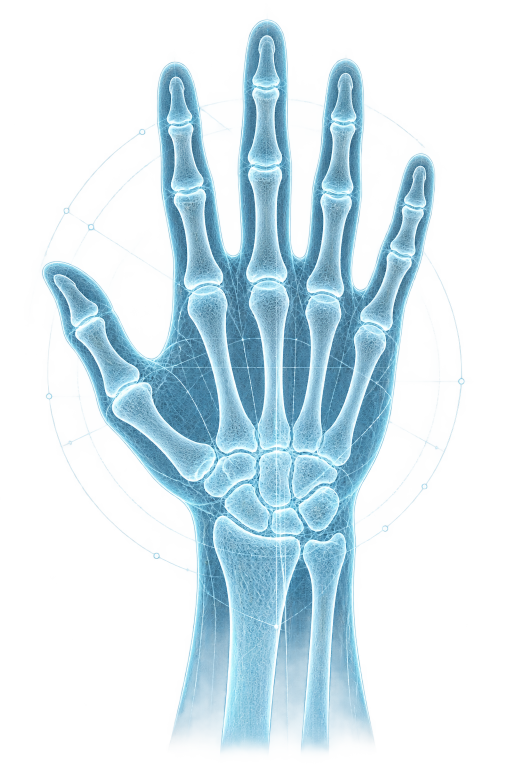
#> input picture src/assets/bone-hand-hero-v1.png, 1024 x 1536 px (shown at 1/2 size)
$ python -i model_preprocessing.py   (imports and definitions only)   (older library calls are emulated)
#> lines starting #> are read from the running program, lines starting #| are printed output that depends on the picture; after the words box and inside, x2 and y2 are one past the last pixel; in counts of white or black regions, pixels touching at a corner belong together
#> further down, picture is the input picture: PIL image 1024x1536 RGBA; mean R, G, B, A 85.4, 120.4, 135.3, 85.5
from PIL import Image
import numpy as np
PREPROCESS_MODE='A2_MORPHSAFE_V2'
def apply_controlled_preprocess(image, mode=PREPROCESS_MODE, return_audit=False):
    """A2V2: conservative denoise + local contrast with median tone preservation.

    The operation never resizes an ROI. Flat aspect-pad pixels are restored after
    enhancement so CLAHE cannot create artificial borders around the anatomy.
    """
#> called with mode = 'A2_MORPHSAFE_V2', return_audit = False
    mode = str(mode).upper()
    gray = np.asarray(image.convert("L"), dtype=np.uint8)
    original = gray.copy()
    if mode == "A0_NONE":
        processed = original
        denoised = original
    elif mode == "A2_MORPHSAFE_V2":
        import cv2
        denoised = cv2.fastNlMeansDenoising(
            original, None, h=3, templateWindowSize=7, searchWindowSize=15
        )
        enhanced = cv2.createCLAHE(clipLimit=1.08, tileGridSize=(8, 8)).apply(denoised).astype(np.float32)
        # Match the original median and darken by only one grayscale level.
        enhanced += float(np.median(original)) - float(np.median(enhanced)) - 1.0
        enhanced = np.clip(enhanced, 0, 255).astype(np.uint8)
        processed = cv2.addWeighted(original, 0.30, enhanced, 0.70, 0)
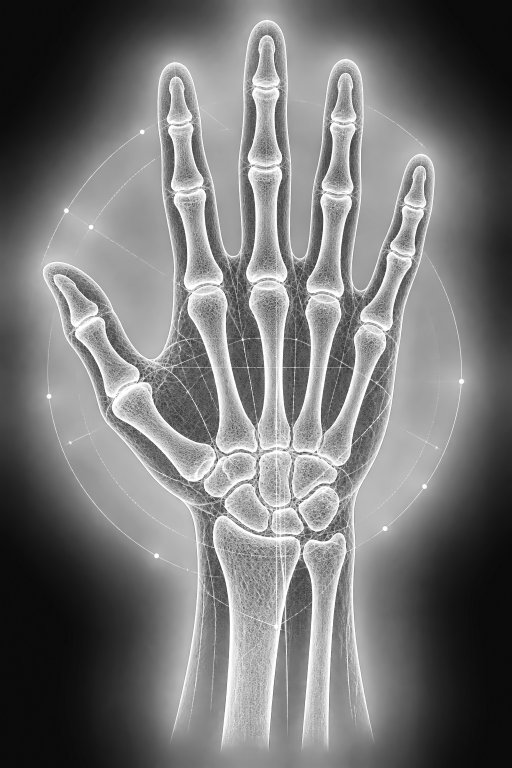
#> processed: shape (1536, 1024) (shown at 1/2 size); min 10, max 255, mean 117.3

        local_mean = cv2.blur(original.astype(np.float32), (5, 5))
        local_sq = cv2.blur(original.astype(np.float32) ** 2, (5, 5))
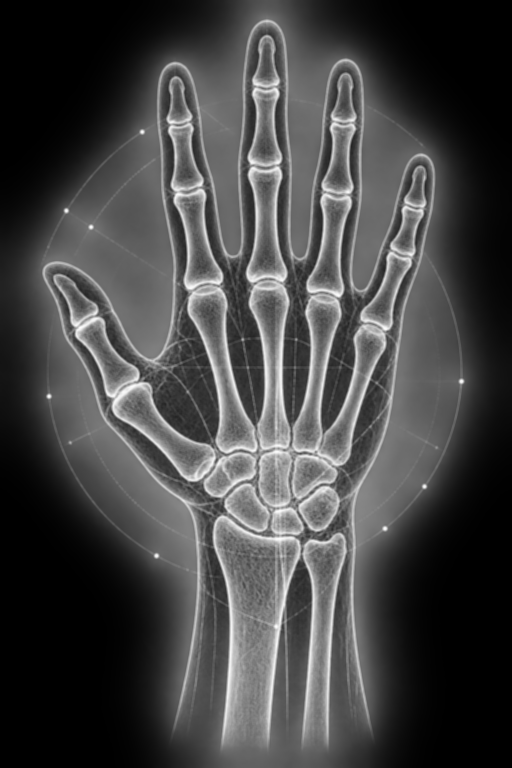
#> local_sq: shape (1536, 1024) float32 (shown at 1/2 size); min 0, max 64579.4, mean 17383.3; drawn with min black and max white
        local_std = np.sqrt(np.maximum(local_sq - local_mean ** 2, 0.0))
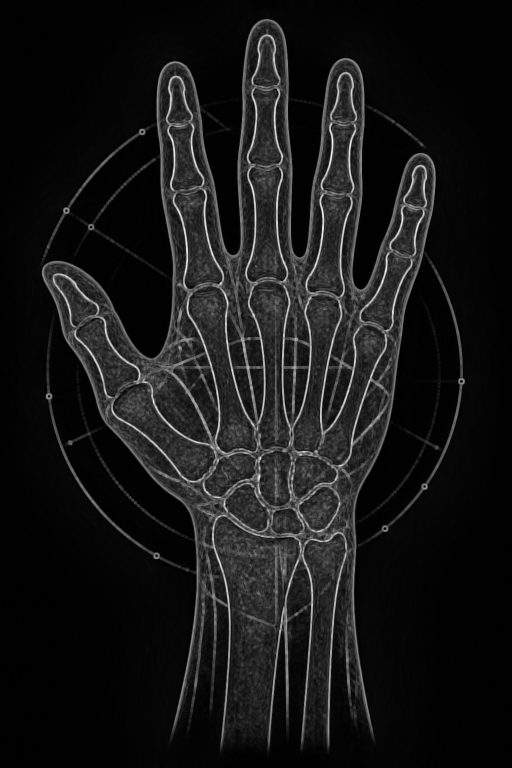
#> local_std: shape (1536, 1024) float32 (shown at 1/2 size); min 0, max 76.89, mean 7; drawn with min black and max white
        border = np.concatenate([original[0], original[-1], original[:, 0], original[:, -1]])
#> border = 5120 values, max 157 at index 1530, min 0 at index 1, mean 34.35
        pad_level = float(np.median(border))
#> pad_level = 13
        flat_padding = (np.abs(original.astype(np.float32) - pad_level) <= 2.0) & (local_std < 0.8)
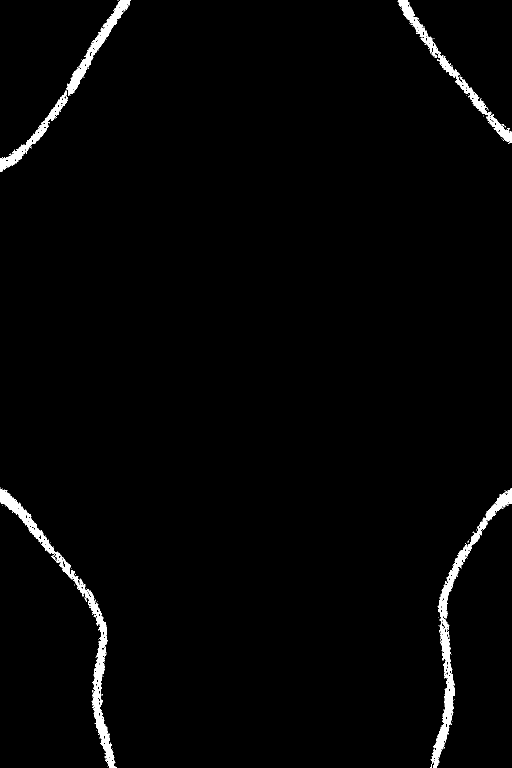
#> flat_padding: shape (1536, 1024) bool (shown at 1/2 size); 1.7% white; 134 white regions (128 under 20 px), largest, box (x1, y1, x2, y2) and area: (0, 977, 234, 1536) 8404, (861, 977, 1024, 1536) 7939, (132, 0, 262, 192) 3461, (0, 181, 136, 344) 2709, (874, 109, 1024, 286) 2674, (796, 0, 882, 116) 1799
        processed[flat_padding] = original[flat_padding]
#> processed: shape (1536, 1024); 1.73% of pixels changed, all inside (x1, y1, x2, y2) = (0, 0, 1024, 1536)
        # Never create new saturated black/white pixels.  Keeping the original
        # value here avoids losing thin cortical detail near the histogram ends.
        original_clipped = (original <= 1) | (original >= 254)
#> original_clipped: shape (1536, 1024) bool; 8.3% white; 828 white regions (814 under 20 px), largest, box (x1, y1, x2, y2) and area: (0, 1070, 168, 1536) 54876, (927, 1074, 1024, 1536) 30696, (0, 0, 182, 264) 25902
        processed_clipped = (processed <= 1) | (processed >= 254)
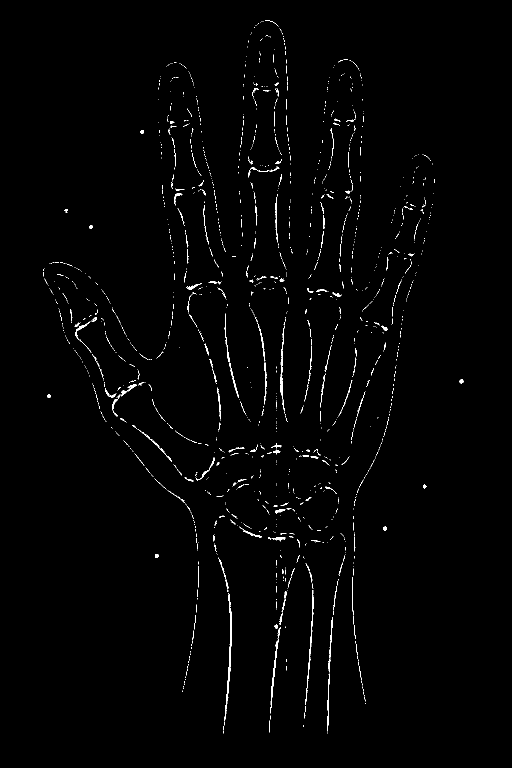
#> processed_clipped: shape (1536, 1024) bool (shown at 1/2 size); 0.99% white in thin lines or dots, all inside (x1, y1, x2, y2) = (86, 41, 927, 1467)
        processed[processed_clipped & ~original_clipped] = original[processed_clipped & ~original_clipped]
#> processed: shape (1536, 1024); min 10, max 255, mean 117
    else:
        raise ValueError(f"PREPROCESS_MODE ไม่รู้จัก: {mode}")

    import cv2
    delta = float(np.mean(np.abs(processed.astype(np.float32) - original.astype(np.float32))))
#> delta = 12.25
    mean_shift = float(processed.mean() - original.mean())
#> mean_shift = 5.35
    original_clipped = (original <= 1) | (original >= 254)
    processed_clipped = (processed <= 1) | (processed >= 254)
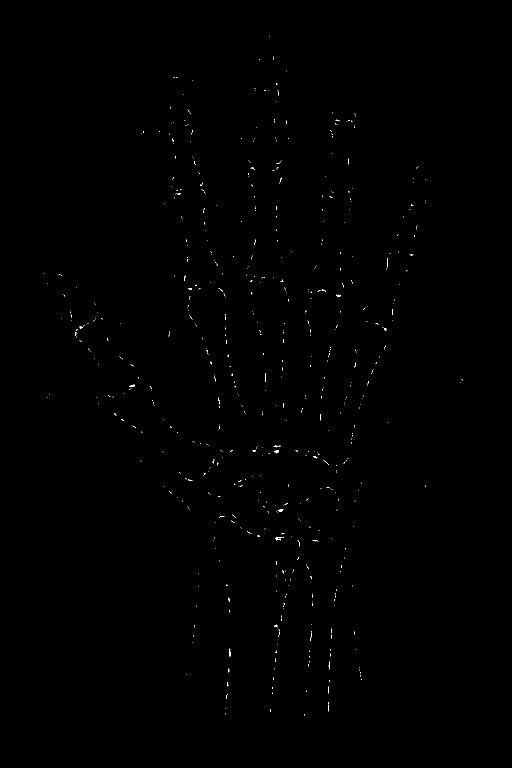
#> processed_clipped: shape (1536, 1024) bool (shown at 1/2 size); 0.15% white in thin lines or dots, all inside (x1, y1, x2, y2) = (86, 72, 926, 1431)
    added_clip_fraction = float(np.mean(processed_clipped & ~original_clipped))
#> added_clip_fraction = 0
    edge0_map = cv2.Laplacian(original, cv2.CV_32F)
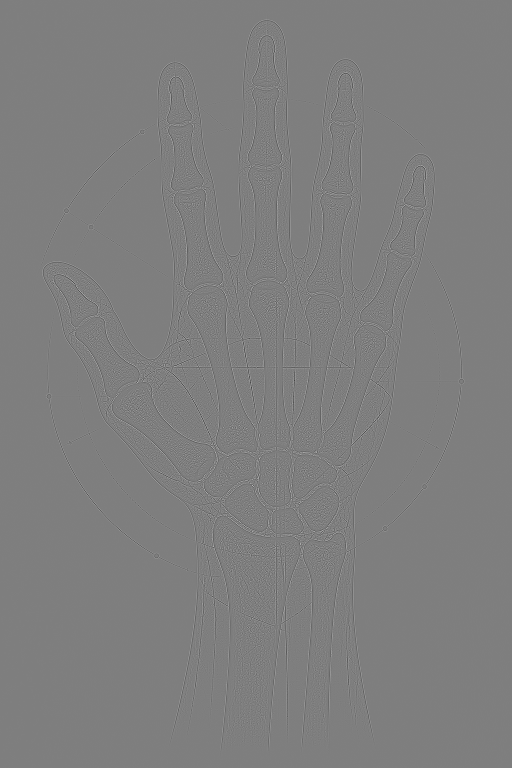
#> edge0_map: shape (1536, 1024) float32 (shown at 1/2 size); min -310, max 314, mean 0; drawn with min black and max white
    edge1_map = cv2.Laplacian(processed, cv2.CV_32F)
    edge0 = float(edge0_map.var())
#> edge0 = 646.8
    edge1 = float(edge1_map.var())
#> edge1 = 995.3
    edge_ratio = edge1 / max(edge0, 1e-6)
#> edge_ratio = 1.54
    edge_correlation = float(np.corrcoef(edge0_map.ravel(), edge1_map.ravel())[0, 1]) if edge0 > 1e-6 else 1.0
#> edge_correlation = 0.981
    contrast_ratio = float(processed.std() / max(original.std(), 1e-6))
#> contrast_ratio = 0.954
    denoise_delta = float(np.mean(np.abs(denoised.astype(np.float32) - original.astype(np.float32))))
#> denoise_delta = 0.263
    audit = {
        "mean_abs_delta": delta,
        "mean_intensity_shift": mean_shift,
        "added_clip_fraction": added_clip_fraction,
        "edge_ratio": edge_ratio,
        "edge_correlation": edge_correlation,
        "contrast_ratio": contrast_ratio,
        "denoise_delta": denoise_delta,
        "edge_variance_original": edge0,
    }
#> audit = {'mean_abs_delta': 12.25, 'mean_intensity_shift': 5.35, 'added_clip_fraction': 0, 'edge_ratio': 1.54, 'edge_correlation': 0.981, 'contrast_ratio': 0.954, 'denoise_delta': 0.263, 'edge_variance_original': 646.8}
    edge_failed = edge0 > 20.0 and not (0.60 <= edge_ratio <= 2.80)
#> edge_failed = False
    structure_failed = edge0 > 20.0 and edge_correlation < 0.30
#> structure_failed = False
    gate_failed = delta > 18.0 or abs(mean_shift) > 8.0 or added_clip_fraction > 0.03 or edge_failed or structure_failed
#> gate_failed = False
    audit["status"] = "FALLBACK_ORIGINAL" if gate_failed else "PASS"
    audit["flag"] = "PREPROCESS_SAFETY_GATE" if gate_failed else "NONE"
    audit["review_reason"] = "unsafe_transform_replaced_with_original" if gate_failed else "morphology_safe_v2_gate_passed"
    if gate_failed:
        # A single unusual radiograph must not crash a long RunPod job.  The
        # safe action is to use its untouched ROI and record the fallback.
        processed = original.copy()
    output = Image.fromarray(processed, mode="L").convert("RGB")
    return (output, audit) if return_audit else output

>>> from PIL import Image
>>> picture = Image.open('src/assets/bone-hand-hero-v1.png')
>>> result = apply_controlled_preprocess(picture)
